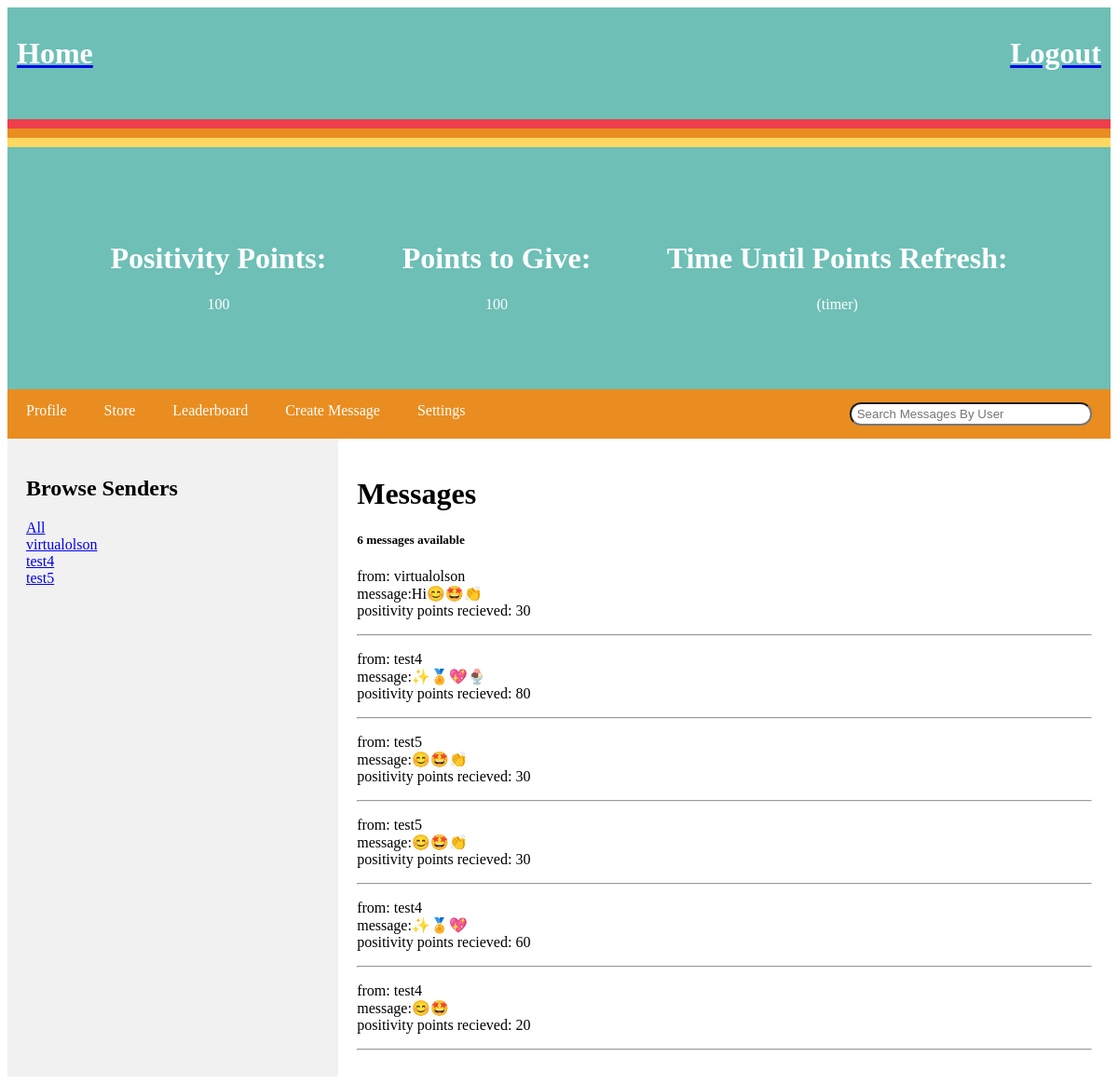
Page / (signed in) on the committed database.
### base/models.py (models this page shows, shortened)
class Profile(models.Model):
    profilePic = models.ImageField(null=True, blank=True)
    user = models.OneToOneField(User, null=True, blank=True, on_delete=models.CASCADE)
    email = models.EmailField(null=True, blank=True)
    notificationsOn = models.BooleanField(default=True)
    privacyOn = models.BooleanField(default=False)
    pointsToSend = models.IntegerField(default=100)
    pointsReceived = models.IntegerField(default=0)
    updated = models.DateTimeField(auto_now=True)
    created = models.DateTimeField(auto_now_add=True)
    class Meta:
        ordering = ['-pointsReceived']

class Message(models.Model):
    sender = models.ForeignKey(User, on_delete=models.CASCADE, related_name='sender')
    receiver = models.ForeignKey(User, on_delete=models.CASCADE, related_name='receiver')
    body = models.TextField()
    updated = models.DateTimeField(auto_now=True)
    created = models.DateTimeField(auto_now_add=True)
    pointTotal = models.IntegerField()
    class Meta:
        ordering = ['-created']
    def __str__(self):
        return self.body[0:50]

### base/views.py (the view)
# urls.py: path('', views.home, name="home"),
def home(request):
    if(request.user.username is not ''):
        user = User.objects.get(username=request.user.username)
    else:
        context = {}
        return render(request, 'base/home.html', context)
    profiles = Profile.objects.all()
    for profile in profiles:
        if profile.user == request.user:
            print(profile.pointsToSend)
    q = request.GET.get('q') if request.GET.get('q') != None else ''
    messages_to = user.receiver.all()
    messages_to = messages_to.filter(
        Q(sender__username__icontains=q)
        )
    message_count = messages_to.count()
    unique_senders = user.receiver.all()
    senders = []
    for message in unique_senders:
        if message.sender not in senders:
            senders.append(message.sender)
    context = {'message_count': message_count, 'messages': messages_to, 'senders': senders}
    return render(request, 'base/home.html', context)

### base/templates/base/home.html (shortened to what this page needs)
{% extends 'main.html' %} {% block content %}
<div class="container">
    <div class="item">
        <h1 style="text-align:center">Positivity Points:</h1>
        <p style="text-align: center;">{{request.user.profile.pointsReceived}}</p>
    </div>
    <div class="item">
        <h1 style="text-align: center;">Points to Give:</h1>
        <p style="text-align: center;">{{request.user.profile.pointsToSend}}</p>
    </div>
    <div class="item">
        <h1 style="text-align: center;">Time Until Points Refresh:</h1>
        <p style="text-align: center;">(timer)</p>
    </div>
</div>
<div class="navbar">
    <a href="{% url 'profile' %}">Profile</a>
    <a href="{% url 'store' %}">Store</a>
    <a href="{% url 'leaderboard' %}">Leaderboard</a>
    <a href="{% url 'create-message' %}">Create Message</a>
    <a href="{% url 'settings' %}">Settings</a>
    <a href="#" class="right">
        <form method="GET" action="{% url 'home' %}">
            <input type="text" name="q" placeholder=" Search Messages By User" style=" border-radius: 12px; height: 25px; width: 260px" />
        </form>
    </a>
</div>
<div class="row">
    <div class="side">
        <h2>Browse Senders
        </h2>
        <div>
            <a href="{% url 'home' %}">All</a>
        </div>
        {% for sender in senders %}
        <div>
            <a href="{% url 'home' %}?q={{sender.username}}">{{sender.username}}</a>
        </div>
        {% endfor %}
    </div>
    <div class="main">
        <h1>Messages</h1>
        <h5>{{message_count}} messages available</h5>
        <div>
            {% for message in messages %}
            <div>
                <p>from: {{message.sender.username}}<br>message:{{message.body}}
                    <br>positivity points recieved: {{message.pointTotal}}</p>
                <hr>
            </div>
            {% endfor %}
        </div>
    </div>
</div>
{% endblock content %}

### templates/main.html (style rules this page uses)
body { height: 100%; }

### templates/navbar.html (style rules this page uses)
.item { flex-grow: 1; height: 100px; color: white; text-decoration: none; align-items: center; justify-content: space-between; }
.item+.item { margin-left: 2%; }

### base/templates/base/home.html (style rules this page uses)
.navbar { overflow: hidden; background-color: #E98D20; }
.navbar a { float: left; display: block; color: white; text-align: center; padding: 14px 20px; text-decoration: none; }
.navbar a.right { float: right; }
* { box-sizing: border-box; }
.row { display: flex; flex-wrap: wrap; }
.side { flex: 30%; background-color: #f1f1f1; padding: 20px; }
.main { flex: 70%; background-color: white; padding: 20px; }
.container { display: flex; background: #6EBFB6; padding: 80px; }
.item { flex-grow: 1; height: 100px; color: white; }
.item+.item { margin-left: 2%; }

### rows in the picture
Message: sender.username "virtualolson", body "Hi😊🤩👏", pointTotal "30"
Message: sender.username "test4", body "✨🏅💖🍨", pointTotal "80"
Message: sender.username "test5", body "😊🤩👏", pointTotal "30"
Message: sender.username "test5", body "😊🤩👏", pointTotal "30"
Message: sender.username "test4", body "✨🏅💖", pointTotal "60"
Message: sender.username "test4", body "😊🤩", pointTotal "20"

### other values in the picture
{{ request.user.profile.pointsReceived }} "100"
{{ request.user.profile.pointsToSend }} "100"
{{ sender.username }} "virtualolson"
{{ sender.username }} "test4"
{{ sender.username }} "test5"
{{ message_count }} "6"
